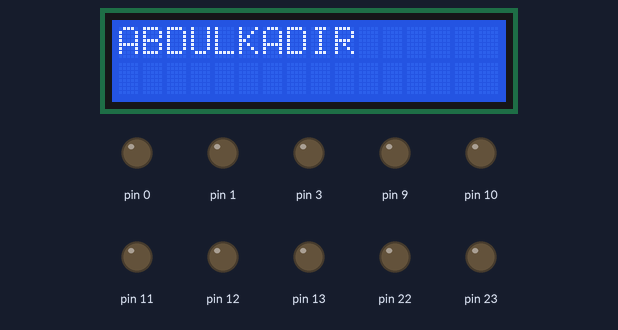
Simulated run of this sketch. Board: Arduino Uno, built with avr-gcc and run on an emulated ATmega328P. Shown: 16×2 character LCD, output pins drawn as LEDs (lit = HIGH). Wiring (inferred from the signals the program sends): character LCD (HD44780): RS pin 2; E pin 8; data pin 4, pin 5, pin 6, pin 7. Pins used as bus, display or sensor lines are not drawn.

Above: at 0.2 s.
At 8.2 s:
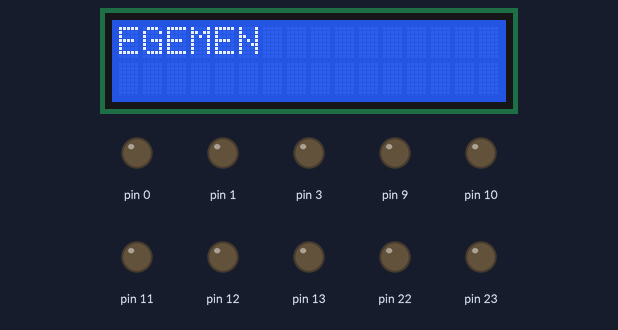
At 16.2 s:
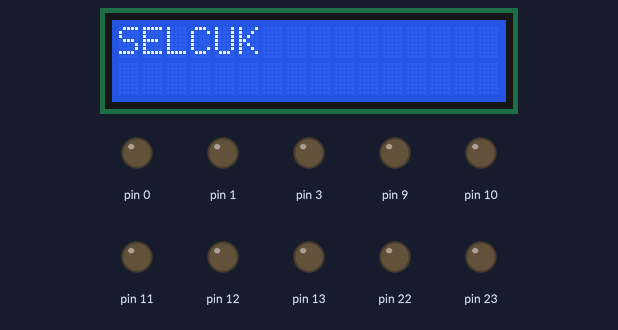

The sketch:

part3.ino
```cpp
void triggerEnable();
void initLCD();
void sendChar(unsigned char data);
void sendCMD(unsigned char data);
void waitMillis(unsigned long time);
void waitMicros(unsigned long time);


void setup()
{
  DDRB = 255;//portb is set to output
  DDRD = 255;//portd is set to output
}

void loop()
{
  if(millis()%6000==0)
  {
    initLCD();//initialize lcd display
    //A
    sendChar(0b0100);
    sendChar(0b0001);

    //B
    sendChar(0b0100);
    sendChar(0b0010);
    //D
    sendChar(0b0100);
    sendChar(0b0100);
    //U
    sendChar(0b0101);
    sendChar(0b0101);

    //L
    sendChar(0b0100);
    sendChar(0b1100);
    //K
    sendChar(0b0100);
    sendChar(0b1011);
    //A
    sendChar(0b0100);
    sendChar(0b0001);
    //D
    sendChar(0b0100);
    sendChar(0b0100);

    //I
    sendChar(0b0100);
    sendChar(0b1001);
    //R
    sendChar(0b0101);
    sendChar(0b0010);

    //newline
    sendCMD(0b1010);
    sendCMD(0b1000);

    //P
    sendChar(0b0101);
    sendChar(0b0000);
    //A
    sendChar(0b0100);
    sendChar(0b0001);
    //Z
    sendChar(0b0101);
    sendChar(0b1010);
    //A
    sendChar(0b0100);
    sendChar(0b0001);
    //R
    sendChar(0b0101);
    sendChar(0b0010);
  }
 else if(millis()%6000==2000)
 {
    initLCD();

    sendChar(0b0100); //E
    sendChar(0b0101);

    sendChar(0b0100); //G
    sendChar(0b0111);

    sendChar(0b0100); //E
    sendChar(0b0101);

    sendChar(0b0100); //M
    sendChar(0b1101);

    sendChar(0b0100); //E
    sendChar(0b0101);

    sendChar(0b0100); //N
    sendChar(0b1110);

    //newline
    sendCMD(0b1010);
    sendCMD(0b1000);

    sendChar(0b0100); //G
    sendChar(0b0111);

    sendChar(0b0101); //U
    sendChar(0b0101);

    sendChar(0b0100); //L
    sendChar(0b1100);

    sendChar(0b0101); //S
    sendChar(0b0011);

    sendChar(0b0100); //E
    sendChar(0b0101);

    sendChar(0b0101); //R
    sendChar(0b0010);

    sendChar(0b0100); //L
    sendChar(0b1100);

    sendChar(0b0100); //I
    sendChar(0b1001);

    sendChar(0b0100); //L
    sendChar(0b1100);

    sendChar(0b0100); //E
    sendChar(0b0101);

    sendChar(0b0101); //R
    sendChar(0b0010);
 }
 else if(millis()%6000==4000)
 {
    initLCD();

    sendChar(0b0101);  // S
    sendChar(0b0011);

    sendChar(0b0100);  // E
    sendChar(0b0101);

    sendChar(0b0100);  // L
    sendChar(0b1100);

    sendChar(0b0100);  // C
    sendChar(0b0011);

    sendChar(0b0101);  // U
    sendChar(0b0101);

    sendChar(0b0100);  // K
    sendChar(0b1011);

    //newline
    sendCMD(0b1010);
    sendCMD(0b1000);

    sendChar(0b0101);  // T
    sendChar(0b0100);

    sendChar(0b0101);  // U
    sendChar(0b0101);

    sendChar(0b0100);  // N
    sendChar(0b1110);

    sendChar(0b0100);  // C
    sendChar(0b0011);

    sendChar(0b0100);  // E
    sendChar(0b0101);

    sendChar(0b0101);  // R
    sendChar(0b0010);
 }
}

void initLCD()
{
  PORTD = PORTD & B11110011;//clear RS and R/W
  waitMillis(100);//100 ms wait

  PORTD = (PORTD & B00001111) | B00110000;//special case of function set
  triggerEnable();//send enable signal
  waitMillis(5);//5 ms wait

  PORTD = (PORTD & B00001111) | B00110000;//special case of function set
  triggerEnable();//send enable signal
  waitMicros(150);//150 us wait

  PORTD = (PORTD & B00001111) | B00110000;//function set interface is 8 bit long
  triggerEnable();//send enable signal
  waitMicros(150);//150 us wait

  PORTD = (PORTD & B00001111) | B00100000;//initial function set to change interface
  triggerEnable();//send enable signal
  waitMicros(150);//150 us wait

  PORTD = (PORTD & B00001111) | B00100000;//function set DL = 0 (dataline 8 bits)
  triggerEnable();//send enable signal
  PORTD = (PORTD & B00001111) | B10000000;//function set N = 1 (2 lines) F = 0 (5x8 grid)

  triggerEnable();//send enable signal
  waitMicros(55);//55 us wait

  PORTD = PORTD & B00001111;//display on off control
  triggerEnable();//send enable signal
  PORTD = (PORTD & B00001111) | B10000000;
  triggerEnable();//send enable signal
  waitMicros(55);//55 us wait

  PORTD = PORTD & B00001111;//clear display
  triggerEnable();//send enable signal
  PORTD = (PORTD & B00001111) | B00010000;
  triggerEnable();//send enable signal
  waitMillis(5);//5 ms wait

  PORTD = PORTD & B00001111;//entry mode set
  triggerEnable();//send enable signal
  PORTD = (PORTD & B00001111) | B01100000;//increment, no ds
  triggerEnable();//send enable signal
  waitMicros(55);//55 us wait

  PORTD = PORTD & B00001111;//display on off control
  triggerEnable();//send enable signal
  PORTD = (PORTD & B00001111) | B11100000;//display 1 cursor 1 no blink

  triggerEnable();//send enable signal
  waitMicros(55);//55 us wait
}


void sendChar(unsigned char data)
{
  PORTD = 0b00000100 | (data << 4);//rs = 1 and data is shifted 4 bits because of db4-db7 pins of lcd
  triggerEnable();//enable lcd
  waitMicros(55);//55 us delay
}

void sendCMD(unsigned char data)
{
  PORTD = 0b00000000 | (data << 4);//rs = 1 and data is shifted 4 bits because of db4-db7 pins of lcd
  triggerEnable();//enable lcd
  waitMicros(55);//55 us delay
}

void waitMicros(unsigned long time)//produce delay of x microseconds
{
  unsigned long start_time = micros();//time before entering the loop
  while(true)
  {
    if(time < micros() - start_time)
      break;//stay in loop until time has passed
  }
}

void waitMillis(unsigned long time)//produce delay of x miliseconds
{
  unsigned long start_time = millis();//time before entering the loop
  while(true)
  {
    if(time < millis() - start_time)
      break;//stay in loop until time has passed
  }
}

void triggerEnable()//enable wait then disable lcd
{
  PORTB = 1;
  waitMicros(50);
  PORTB = 0;
} 
```

Measured:
- what the display in image 0 shows lasts 8.0 s, from 0.1 s to 8.1 s
- what the display in image 1 shows lasts 4.0 s, from 8.1 s to 12.1 s
- what the display in image 2 shows lasts 2.0 s, from 16.1 s to 18.1 s
